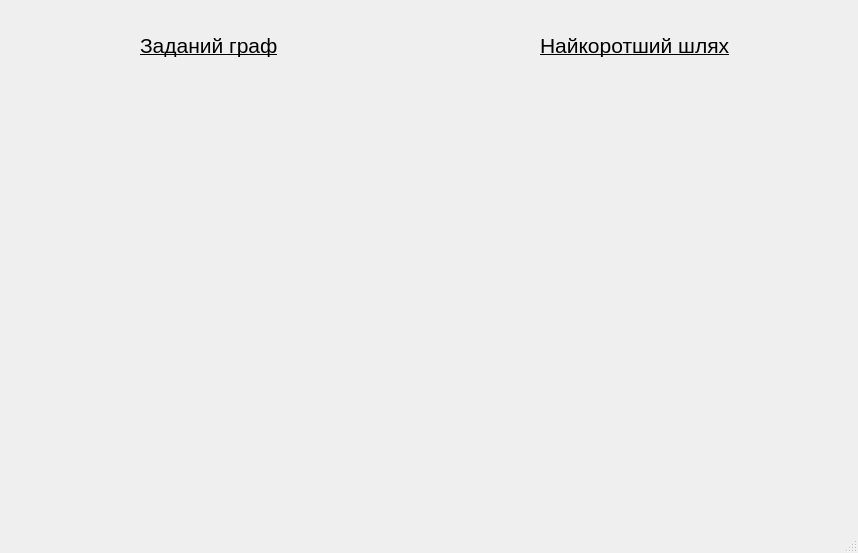
<?xml version="1.0" encoding="UTF-8"?>
<ui version="4.0">
 <class>MainWindow</class>
 <widget class="QMainWindow" name="MainWindow">
  <property name="geometry">
   <rect>
    <x>0</x>
    <y>0</y>
    <width>858</width>
    <height>553</height>
   </rect>
  </property>
  <property name="windowTitle">
   <string>MainWindow</string>
  </property>
  <widget class="QWidget" name="centralwidget">
   <widget class="QWidget" name="gridLayoutWidget">
    <property name="geometry">
     <rect>
      <x>20</x>
      <y>80</y>
      <width>401</width>
      <height>421</height>
     </rect>
    </property>
    <layout class="QGridLayout" name="gridLayout"/>
   </widget>
   <widget class="QWidget" name="gridLayoutWidget_2">
    <property name="geometry">
     <rect>
      <x>440</x>
      <y>80</y>
      <width>401</width>
      <height>421</height>
     </rect>
    </property>
    <layout class="QGridLayout" name="gridLayout_2"/>
   </widget>
   <widget class="QLabel" name="label">
    <property name="geometry">
     <rect>
      <x>140</x>
      <y>30</y>
      <width>161</width>
      <height>31</height>
     </rect>
    </property>
    <property name="font">
     <font>
      <pointsize>16</pointsize>
      <underline>true</underline>
     </font>
    </property>
    <property name="text">
     <string>Заданий граф</string>
    </property>
   </widget>
   <widget class="QLabel" name="label_2">
    <property name="geometry">
     <rect>
      <x>540</x>
      <y>30</y>
      <width>211</width>
      <height>31</height>
     </rect>
    </property>
    <property name="font">
     <font>
      <pointsize>16</pointsize>
      <underline>true</underline>
     </font>
    </property>
    <property name="text">
     <string>Найкоротший шлях</string>
    </property>
   </widget>
  </widget>
  <widget class="QStatusBar" name="statusbar"/>
 </widget>
 <resources/>
 <connections/>
</ui>
